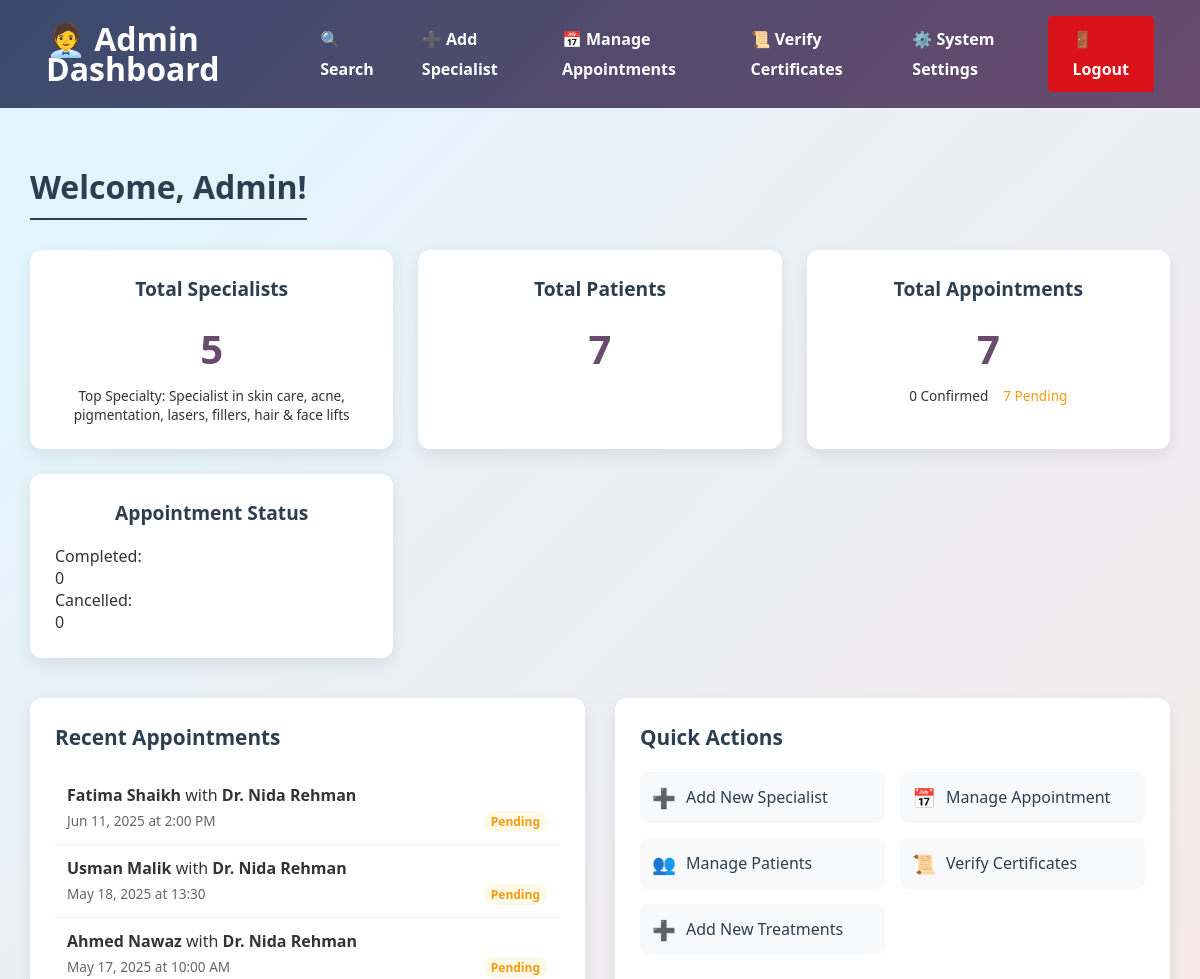
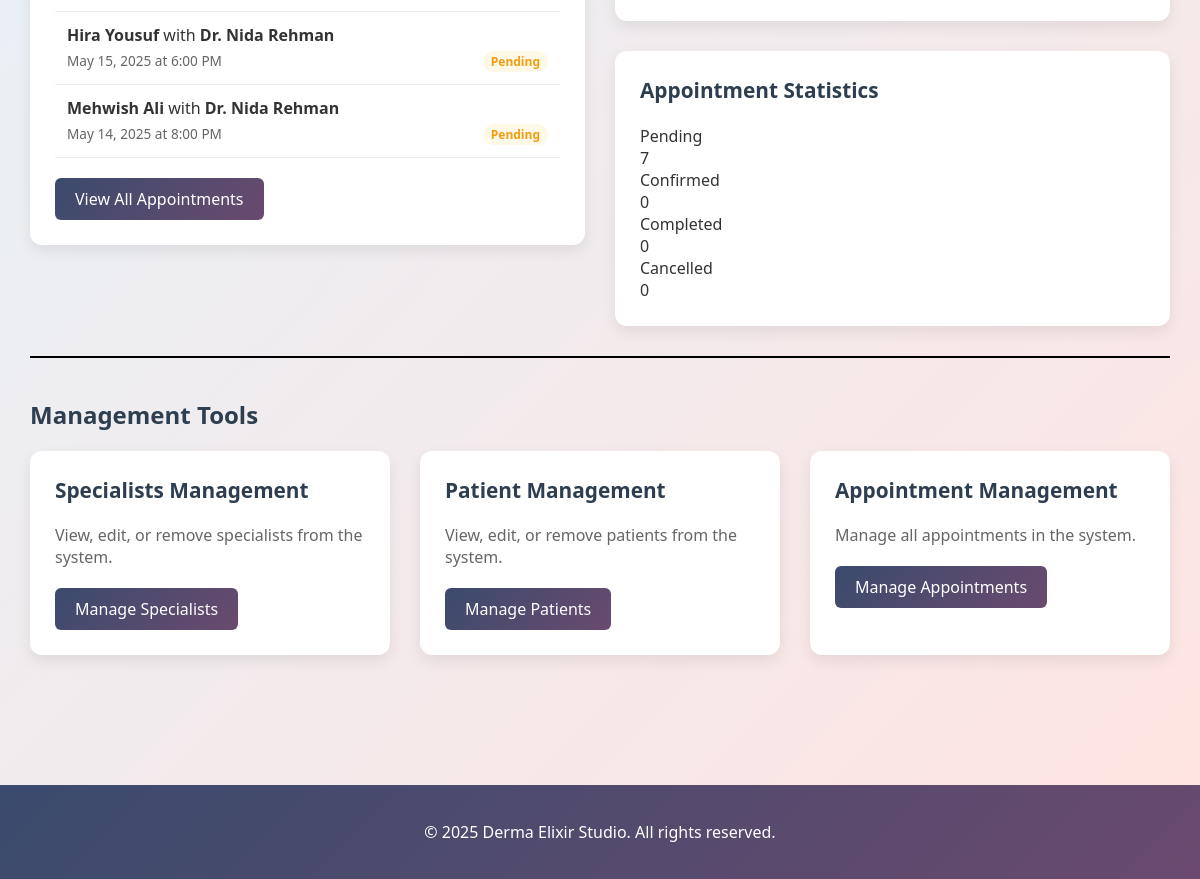
/derma/admin/admin_dashboard.php, run on the app's committed database (2 pictures, top to bottom).
### tables this page shows
CREATE TABLE `appointments` (
  `id` int NOT NULL,
  `patient_id` int NOT NULL,
  `specialist_id` int NOT NULL,
  `appointment_date` date NOT NULL,
  `appointment_time` varchar(20) NOT NULL,
  `message` text,
  `status` enum('Pending','Confirmed','Completed','Cancelled') DEFAULT 'Pending',
  `created_at` timestamp NULL DEFAULT CURRENT_TIMESTAMP
);

### derma/admin/admin_dashboard.php (the view, shortened to what this page needs)
<?php
include('db_connection.php');
$query_doctors = "SELECT COUNT(*) AS total_doctors FROM specialists";
$result_doctors = mysqli_query($conn, $query_doctors);
$row_doctors = mysqli_fetch_assoc($result_doctors);
$total_doctors = $row_doctors['total_doctors'];
$query_patients = "SELECT COUNT(*) AS total_patients FROM patients";
$result_patients = mysqli_query($conn, $query_patients);
$row_patients = mysqli_fetch_assoc($result_patients);
$total_patients = $row_patients['total_patients'];
$query_appointments = "SELECT COUNT(*) AS total_appointments FROM appointments";
$result_appointments = mysqli_query($conn, $query_appointments);
$row_appointments = mysqli_fetch_assoc($result_appointments);
$total_appointments = $row_appointments['total_appointments'];
$query_recent_appointments = "SELECT a.*,
                            CONCAT(p.first_name, ' ', p.last_name) AS patient_name,
                            CONCAT(s.first_name, ' ', s.last_name) AS specialist_name
                            FROM appointments a
                            JOIN patients p ON a.patient_id = p.id
                            JOIN specialists s ON a.specialist_id = s.id
                            ORDER BY a.appointment_date DESC, a.appointment_time DESC LIMIT 5";
$result_recent_appointments = mysqli_query($conn, $query_recent_appointments);
$query_system_status = "SELECT
                        (SELECT COUNT(*) FROM specialists) AS total_doctors,
                        (SELECT COUNT(*) FROM appointments WHERE status = 'Completed') AS completed_appointments,
                        (SELECT COUNT(*) FROM appointments WHERE status = 'Cancelled') AS cancelled_appointments,
                        (SELECT COUNT(*) FROM appointments WHERE status = 'Pending') AS pending_appointments,
                        (SELECT COUNT(*) FROM appointments WHERE status = 'Confirmed') AS confirmed_appointments";
$result_system_status = mysqli_query($conn, $query_system_status);
$system_status = mysqli_fetch_assoc($result_system_status);
$query_specialties = "SELECT area_of_expertise, COUNT(*) as count
                      FROM specialists
                      GROUP BY area_of_expertise
                      ORDER BY count DESC LIMIT 5";
$result_specialties = mysqli_query($conn, $query_specialties);
?>
<!DOCTYPE html>
<html lang="en">
<head>
    <link rel="stylesheet" href="adminstyles.css">
</head>
<body style="background: linear-gradient(135deg, #dff6ff, #ffe4e1);">
    <header>
        <h1><a href="admin_dashboard.php" style="color:white!important;text-decoration:none">🧑‍💼 Admin Dashboard</a></h1>
        <nav>
            <a href="search.php">🔍 Search</a>
            <a href="add_specialist.php">➕ Add Specialist</a>
            <a href="appointments.php">📅 Manage Appointments</a>
            <a href="verify_certificates.php">📜 Verify Certificates</a>
            <a href="system_settings.php">⚙️ System Settings</a>
            <a href="../logout.php" class="logout">🚪 Logout</a>
        </nav>
    </header>
    <section class="dashboard-content">
        <h2>Welcome, Admin!</h2>
        <div class="dashboard-stats">
            <div class="stat-card">
                <h3>Total Specialists</h3>
                <p style="color: #6a4a6e"><?php echo $total_doctors; ?></p>
                <div class="stat-details">
                    <span>Top Specialty: <?php
                                            if ($specialty = mysqli_fetch_assoc($result_specialties)) {
                                                echo htmlspecialchars($specialty['area_of_expertise']);
                                            } else {
                                                echo "N/A";
                                            }
                                            ?></span>
                </div>
            </div>
            <div class="stat-card">
                <h3>Total Patients</h3>
                <p style="color: #6a4a6e"><?php echo $total_patients; ?></p>
            </div>
            <div class="stat-card">
                <h3>Total Appointments</h3>
                <p style="color: #6a4a6e"><?php echo $total_appointments; ?></p>
                <div class="stat-details">
                    <span class="stat-confirmed"><?php echo $system_status['confirmed_appointments']; ?> Confirmed</span>
                    <span class="stat-pending"><?php echo $system_status['pending_appointments']; ?> Pending</span>
                </div>
            </div>
            <div class="stat-card">
                <h3>Appointment Status</h3>
                <div class="status-bars">
                    <div class="status-bar completed" style="width: <?php echo ($total_appointments > 0) ? ($system_status['completed_appointments'] / $total_appointments) * 100 : 0; ?>%">
                        <span>Completed: <?php echo $system_status['completed_appointments']; ?></span>
                    </div>
                    <div class="status-bar cancelled" style="width: <?php echo ($total_appointments > 0) ? ($system_status['cancelled_appointments'] / $total_appointments) * 100 : 0; ?>%">
                        <span>Cancelled: <?php echo $system_status['cancelled_appointments']; ?></span>
                    </div>
                </div>
            </div>
        </div>
        <div class="dashboard-columns">
            <div class="dashboard-column">
                <div class="card">
                    <h3>Recent Appointments</h3>
                    <div class="appointments-list">
                        <?php while ($appointment = mysqli_fetch_assoc($result_recent_appointments)): ?>
                            <div class="appointment-item">
                                <div class="appointment-info">
                                    <strong><?php echo htmlspecialchars($appointment['patient_name']); ?></strong> with
                                    <strong><?php echo htmlspecialchars($appointment['specialist_name']); ?></strong>
                                </div>
                                <div class="appointment-meta">
                                    <span><?php echo date('M j, Y', strtotime($appointment['appointment_date'])); ?> at <?php echo htmlspecialchars($appointment['appointment_time']); ?></span>
                                    <span class="status-badge <?php echo strtolower($appointment['status']); ?>">
                                        <?php echo htmlspecialchars($appointment['status']); ?>
                                    </span>
                                </div>
                            </div>
                        <?php endwhile; ?>
                    </div>
                    <a href="appointments.php" class="btn" style="background: linear-gradient(135deg, #3a4b6d 0%, #6a4a6e 100%)">View All Appointments</a>
                </div>
            </div>
            <div class="dashboard-column">
                <div class="card">
                    <h3>Quick Actions</h3>
                    <div class="quick-actions">
                        <a href="add_specialist.php" class="quick-action">
                            <span class="action-icon">➕</span>
                            <span>Add New Specialist</span>
                        </a>
                        <a href="appointments.php" class="quick-action">
                            <span class="action-icon">📅</span>
                            <span>Manage Appointment</span>
                        </a>
                        <a href="manage_patients.php" class="quick-action">
                            <span class="action-icon">👥</span>
                            <span>Manage Patients</span>
                        </a>
                        <a href="verify_certificates.php" class="quick-action">
                            <span class="action-icon">📜</span>
                            <span>Verify Certificates</span>
                        </a>
                        <a href="add_treatments.php" class="quick-action">
                            <span class="action-icon">➕</span>
                            <span>Add New Treatments</span>
                        </a>
                    </div>
                </div>
                <div class="card">
                    <h3>Appointment Statistics</h3>
                    <div class="appointment-stats">
                        <div class="stat-item">
                            <div class="stat-label">Pending</div>
                            <div class="stat-value"><?php echo $system_status['pending_appointments']; ?></div>
                        </div>
                        <div class="stat-item">
                            <div class="stat-label">Confirmed</div>
                            <div class="stat-value"><?php echo $system_status['confirmed_appointments']; ?></div>
                        </div>
                        <div class="stat-item">
                            <div class="stat-label">Completed</div>
                            <div class="stat-value"><?php echo $system_status['completed_appointments']; ?></div>
                        </div>
                        <div class="stat-item">
                            <div class="stat-label">Cancelled</div>
                            <div class="stat-value"><?php echo $system_status['cancelled_appointments']; ?></div>
                        </div>
                    </div>
                </div>
            </div>
        </div>
        <hr style="height: 2px; background-color: black; border: none;">
        <h3 class="section-title">Management Tools</h3>
        <div class="management-tools">
            <div class="card">
                <h3>Specialists Management</h3>
                <p>View, edit, or remove specialists from the system.</p>
                <a href="specialist_list.php" class="btn" style="background: linear-gradient(135deg, #3a4b6d 0%, #6a4a6e 100%)">Manage Specialists</a>
            </div>
            <div class="card">
                <h3>Patient Management</h3>
                <p>View, edit, or remove patients from the system.</p>
                <a href="manage_patients.php" class="btn" style="background: linear-gradient(135deg, #3a4b6d 0%, #6a4a6e 100%)">Manage Patients</a>
            </div>
            <div class="card">
                <h3>Appointment Management</h3>
                <p>Manage all appointments in the system.</p>
                <a href="appointments.php" class="btn" style="background: linear-gradient(135deg, #3a4b6d 0%, #6a4a6e 100%)">Manage Appointments</a>
            </div>
        </div>
    </section>
    <footer style="background: linear-gradient(135deg, #3a4b6d 0%, #6a4a6e 100%);">
        <p>&copy; <?php echo date('Y'); ?> Derma Elixir Studio. All rights reserved.</p>
    </footer>
</body>
</html>

### derma/admin/adminstyles.css (style rules this page uses)
body { font-family: "Segoe UI", Tahoma, Geneva, Verdana, sans-serif; margin: 0; padding: 0; color: #333; transition: all 0.3s ease; }
header { background: linear-gradient(135deg, #3a4b6d 0%, #6a4a6e 100%); color: #fff; padding: 1rem; display: flex; justify-content: space-between; align-items: center; line-height: 30px; }
header h1 { margin: 0; margin-left: 30px; transition: transform 0.3s ease; }
nav { display: flex; gap: 1rem; }
nav a { color: #fff; text-decoration: none; font-weight: bold; padding: 0.5rem 1rem; border-radius: 5px; transition: all 0.3s ease; position: relative; }
nav a:not(.logout)::after { content: ""; position: absolute; bottom: 0; left: 50%; width: 0; height: 2px; background: #fff; transition: all 0.3s ease; }
.logout { background-color: rgba(255, 0, 0, 0.762); margin-right: 30px; padding-left: 25px; padding-right: 25px; transition: all 0.3s ease; }
.dashboard-content { padding: 30px; max-width: 1400px; margin: 0 auto; }
.dashboard-content h2 { color: #2c3e50; margin-bottom: 30px; font-size: 2rem; border-bottom: 2px solid #2c3e50; padding-bottom: 10px; display: inline-block; }
.dashboard-stats { display: grid; grid-template-columns: repeat(auto-fit, minmax(300px, 1fr)); gap: 25px; margin-bottom: 40px; }
.stat-card { background: white; border-radius: 12px; padding: 25px; box-shadow: 0 6px 15px rgba(0, 0, 0, 0.08); transition: all 0.3s ease; text-align: center; }
.stat-card h3 { color: #2c3e50; margin-top: 0; font-size: 1.2rem; }
.stat-card p { font-size: 2.5rem; font-weight: 700; color: #3498db; margin: 15px 0 0; }
.card { background: white; border-radius: 12px; padding: 25px; box-shadow: 0 6px 15px rgba(0, 0, 0, 0.08); transition: all 0.3s ease; }
.card h3 { color: #2c3e50; margin-top: 0; font-size: 1.3rem; }
.card p { color: #666; margin-bottom: 20px; }
.btn { display: inline-block; background: #3498db; color: white; padding: 10px 20px; border-radius: 6px; text-decoration: none; font-weight: 500; transition: all 0.3s ease; }
footer { background: #2c3e50; color: white; text-align: center; padding: 20px; margin-top: 50px; }
.dashboard-columns { display: flex; gap: 30px; margin-bottom: 30px; }
.dashboard-column { flex: 1; display: flex; flex-direction: column; gap: 30px; }
.stat-details { display: flex; justify-content: center; gap: 15px; margin-top: 10px; font-size: 0.85rem; }
.stat-pending { color: #f39c12; }
.appointments-list { margin-bottom: 20px; }
.appointment-item { padding: 12px; border-bottom: 1px solid #eee; transition: background 0.2s; }
.appointment-info { margin-bottom: 5px; }
.appointment-meta { display: flex; justify-content: space-between; font-size: 0.85rem; color: #666; }
.status-badge { padding: 2px 8px; border-radius: 12px; font-size: 0.75rem; font-weight: bold; }
.status-badge.pending { background: #fef9e7; color: #f39c12; }
.quick-actions { display: grid; grid-template-columns: repeat(2, 1fr); gap: 15px; margin-bottom: 20px; }
.quick-action { display: flex; align-items: center; gap: 10px; padding: 12px; background: #f8f9fa; border-radius: 8px; text-decoration: none; color: #2c3e50; transition: all 0.2s; }
.action-icon { font-size: 1.2rem; }
.section-title { color: #2c3e50; margin: 40px 0 20px; font-size: 1.5rem; }
.management-tools { display: grid; grid-template-columns: repeat(auto-fit, minmax(300px, 1fr)); gap: 30px; margin-bottom: 50px; }

### data on the page
appointments: patient_name "Fatima Shaikh", specialist_name "Dr. Nida Rehman", appointment_date "Jun 11, 2025", appointment_time "2:00 PM", status "Pending"
appointments: patient_name "Usman Malik", specialist_name "Dr. Nida Rehman", appointment_date "May 18, 2025", appointment_time "13:30", status "Pending"
appointments: patient_name "Ahmed Nawaz", specialist_name "Dr. Nida Rehman", appointment_date "May 17, 2025", appointment_time "10:00 AM", status "Pending"
appointments: patient_name "Hira Yousuf", specialist_name "Dr. Nida Rehman", appointment_date "May 15, 2025", appointment_time "6:00 PM", status "Pending"
appointments: patient_name "Mehwish Ali", specialist_name "Dr. Nida Rehman", appointment_date "May 14, 2025", appointment_time "8:00 PM", status "Pending"

### other printed values
$total_doctors "5"
$specialty['area_of_expertise'] "Specialist in skin care, acne, pigmentation, lasers, fillers, hair & face lifts"
$total_patients "7"
$total_appointments "7"
$system_status['confirmed_appointments'] "0"
$system_status['pending_appointments'] "7"
$system_status['completed_appointments'] "0"
$system_status['cancelled_appointments'] "0"
